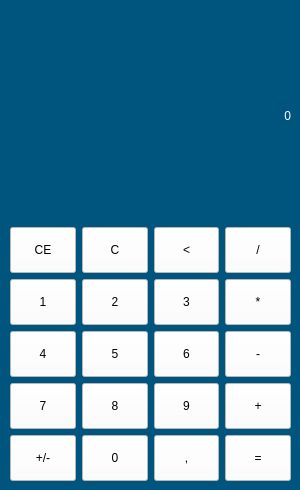
<?xml version="1.0" encoding="UTF-8"?>
<ui version="4.0">
 <class>MainWindow</class>
 <widget class="QMainWindow" name="MainWindow">
  <property name="geometry">
   <rect>
    <x>0</x>
    <y>0</y>
    <width>300</width>
    <height>490</height>
   </rect>
  </property>
  <property name="minimumSize">
   <size>
    <width>300</width>
    <height>490</height>
   </size>
  </property>
  <property name="maximumSize">
   <size>
    <width>300</width>
    <height>490</height>
   </size>
  </property>
  <property name="windowTitle">
   <string>MainWindow</string>
  </property>
  <property name="styleSheet">
   <string notr="true">QMainWindow
{
	background-color: rgb(0, 85, 127);
}


QPushButton
{
	background-color: rgb(255, 255, 255);
	padding: 15px;
	font: 18pt &quot;MS PGothic&quot;;

}

QPushButton:hover
{
	
	background-color: rgb(33, 148, 255);
}</string>
  </property>
  <widget class="QWidget" name="centralwidget">
   <property name="styleSheet">
    <string notr="true"/>
   </property>
   <widget class="QWidget" name="verticalLayoutWidget">
    <property name="geometry">
     <rect>
      <x>10</x>
      <y>10</y>
      <width>281</width>
      <height>471</height>
     </rect>
    </property>
    <layout class="QVBoxLayout" name="verticalLayout">
     <property name="sizeConstraint">
      <enum>QLayout::SetDefaultConstraint</enum>
     </property>
     <property name="leftMargin">
      <number>0</number>
     </property>
     <item>
      <widget class="QLabel" name="line">
       <property name="maximumSize">
        <size>
         <width>16777215</width>
         <height>242</height>
        </size>
       </property>
       <property name="styleSheet">
        <string notr="true">font: 72pt &quot;MS Shell Dlg 2&quot;;
color: rgb(255, 255, 255);</string>
       </property>
       <property name="text">
        <string>0</string>
       </property>
       <property name="alignment">
        <set>Qt::AlignRight|Qt::AlignTrailing|Qt::AlignVCenter</set>
       </property>
      </widget>
     </item>
     <item>
      <layout class="QGridLayout" name="gridLayout">
       <item row="1" column="2">
        <widget class="QPushButton" name="b3">
         <property name="text">
          <string>3</string>
         </property>
        </widget>
       </item>
       <item row="0" column="1">
        <widget class="QPushButton" name="bclear">
         <property name="text">
          <string>C</string>
         </property>
        </widget>
       </item>
       <item row="3" column="0">
        <widget class="QPushButton" name="b7">
         <property name="text">
          <string>7</string>
         </property>
        </widget>
       </item>
       <item row="0" column="0">
        <widget class="QPushButton" name="bclear2">
         <property name="text">
          <string>CE</string>
         </property>
        </widget>
       </item>
       <item row="3" column="1">
        <widget class="QPushButton" name="b8">
         <property name="text">
          <string>8</string>
         </property>
        </widget>
       </item>
       <item row="2" column="2">
        <widget class="QPushButton" name="b6">
         <property name="text">
          <string>6</string>
         </property>
        </widget>
       </item>
       <item row="4" column="1">
        <widget class="QPushButton" name="b0">
         <property name="text">
          <string>0</string>
         </property>
        </widget>
       </item>
       <item row="2" column="1">
        <widget class="QPushButton" name="b5">
         <property name="text">
          <string>5</string>
         </property>
        </widget>
       </item>
       <item row="1" column="1">
        <widget class="QPushButton" name="b2">
         <property name="text">
          <string>2</string>
         </property>
        </widget>
       </item>
       <item row="0" column="2">
        <widget class="QPushButton" name="bbackspace">
         <property name="text">
          <string>&lt;</string>
         </property>
        </widget>
       </item>
       <item row="3" column="2">
        <widget class="QPushButton" name="b9">
         <property name="text">
          <string>9</string>
         </property>
        </widget>
       </item>
       <item row="2" column="0">
        <widget class="QPushButton" name="b4">
         <property name="text">
          <string>4</string>
         </property>
        </widget>
       </item>
       <item row="1" column="0">
        <widget class="QPushButton" name="b1">
         <property name="styleSheet">
          <string notr="true"/>
         </property>
         <property name="text">
          <string>1</string>
         </property>
        </widget>
       </item>
       <item row="0" column="3">
        <widget class="QPushButton" name="bdivision">
         <property name="text">
          <string>/</string>
         </property>
        </widget>
       </item>
       <item row="4" column="0">
        <widget class="QPushButton" name="bplus_minus">
         <property name="text">
          <string>+/-</string>
         </property>
        </widget>
       </item>
       <item row="4" column="2">
        <widget class="QPushButton" name="bcomma">
         <property name="text">
          <string>,</string>
         </property>
        </widget>
       </item>
       <item row="1" column="3">
        <widget class="QPushButton" name="bmultiplication">
         <property name="text">
          <string>*</string>
         </property>
        </widget>
       </item>
       <item row="2" column="3">
        <widget class="QPushButton" name="bminus">
         <property name="text">
          <string>-</string>
         </property>
        </widget>
       </item>
       <item row="3" column="3">
        <widget class="QPushButton" name="bplus">
         <property name="text">
          <string>+</string>
         </property>
        </widget>
       </item>
       <item row="4" column="3">
        <widget class="QPushButton" name="bequal">
         <property name="text">
          <string>=</string>
         </property>
        </widget>
       </item>
      </layout>
     </item>
    </layout>
   </widget>
  </widget>
 </widget>
 <resources/>
 <connections/>
</ui>
